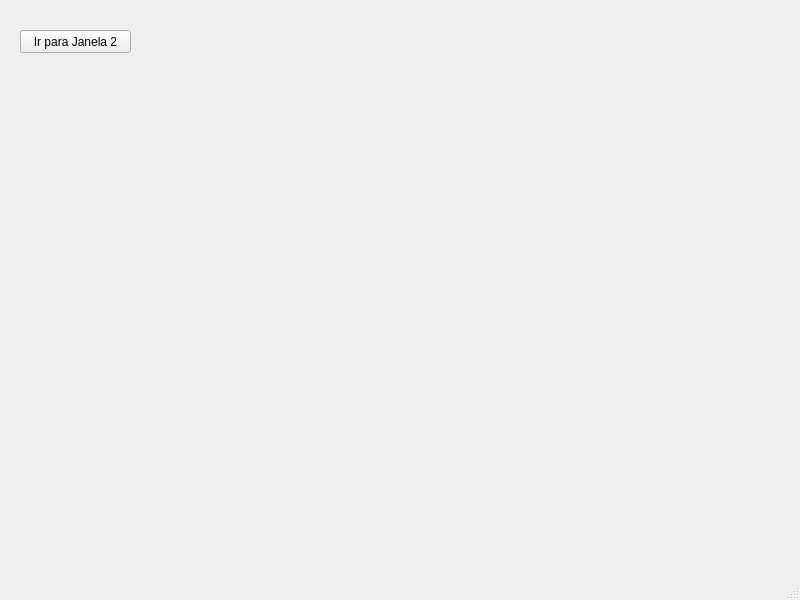
<?xml version="1.0" encoding="UTF-8"?>
<ui version="4.0">
 <class>MainWindow</class>
 <widget class="QMainWindow" name="MainWindow">
  <property name="geometry">
   <rect>
    <x>0</x>
    <y>0</y>
    <width>800</width>
    <height>600</height>
   </rect>
  </property>
  <property name="windowTitle">
   <string>MainWindow</string>
  </property>
  <widget class="QWidget" name="centralwidget">
   <widget class="QPushButton" name="pushButton">
    <property name="geometry">
     <rect>
      <x>20</x>
      <y>30</y>
      <width>111</width>
      <height>23</height>
     </rect>
    </property>
    <property name="text">
     <string>Ir para Janela 2</string>
    </property>
   </widget>
  </widget>
  <widget class="QMenuBar" name="menubar">
   <property name="geometry">
    <rect>
     <x>0</x>
     <y>0</y>
     <width>800</width>
     <height>21</height>
    </rect>
   </property>
  </widget>
  <widget class="QStatusBar" name="statusbar"/>
 </widget>
 <resources/>
 <connections/>
</ui>
